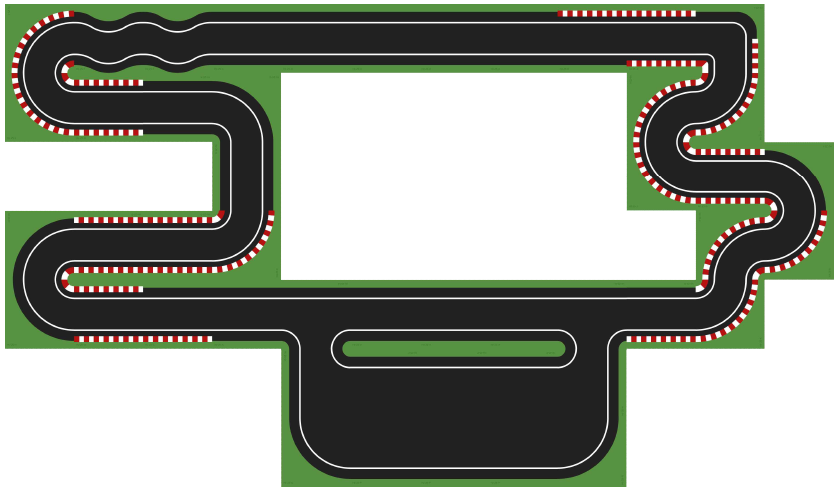
#> input picture maps/track.png, 838 x 490 px, found by its file name
$ python track2linemask.py
#> lines starting #> are read from the running program, lines starting #| are printed output that depends on the picture; after the words box and inside, x2 and y2 are one past the last pixel; in counts of white or black regions, pixels touching at a corner belong together
import cv2
import numpy as np

def create_line_mask(input_path: str, output_path: str):
    # BGR 이미지 로드
#> called with input_path = 'maps/track.png', output_path = 'maps/line_mask.png'
    img = cv2.imread(input_path, cv2.IMREAD_COLOR)
#> img is the input picture: shape (490, 838, 3); mean B, G, R 143.7, 154.7, 149.1

    if img is None:
        raise FileNotFoundError(f"이미지를 불러올 수 없습니다: {input_path}")

    # 정확히 흰색(B=255,G=255,R=255)인 픽셀 찾기
    #white_mask = np.all(img == [255, 255, 255], axis=2)
    white_mask = np.all(img >= 185, axis=2)
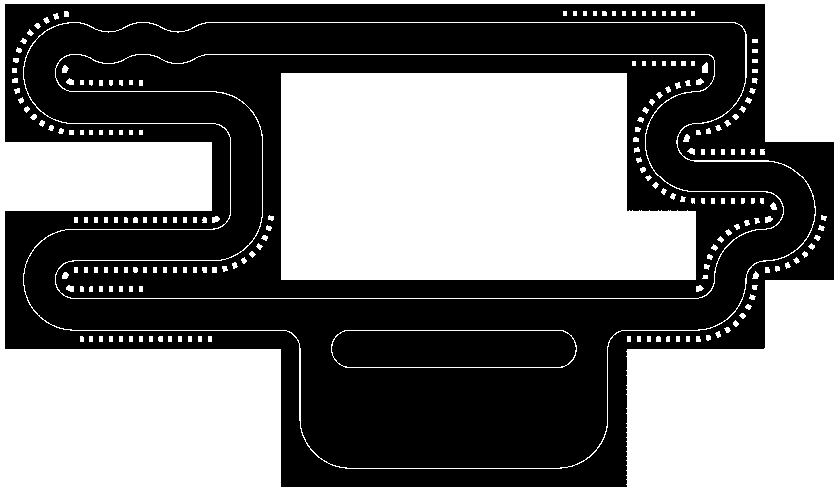
#> white_mask: shape (490, 838) bool; 47.1% white; 208 white regions, largest, box (x1, y1, x2, y2) and area: (0, 0, 838, 490) 105457, (281, 73, 696, 280) 76394, (23, 22, 816, 469) 3170

    # (H,W) 단일 채널 생성
    gray_mask = np.zeros(img.shape[:2], dtype=np.uint8)
    gray_mask[white_mask] = 255

    # 저장
    cv2.imwrite(output_path, gray_mask)

    return gray_mask


if __name__ == "__main__":
    create_line_mask(
        "maps/track.png",
        "maps/line_mask.png"
    )
